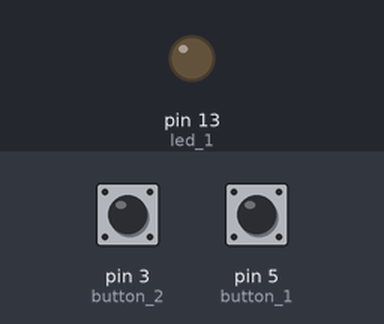
The sketch below on a simulated Arduino Uno, built with avr-gcc and run on an emulated ATmega328P. Shown: output pins drawn as LEDs (lit = HIGH). The test bench sets the inputs (shaded band); at power-on: pin 3 (button_2) HIGH, pin 5 (button_1) HIGH.

Above: at 1.2 s.
1.3 s: pin 3 (button_2) pulled LOW for 0.15 s
At 2.6 s:
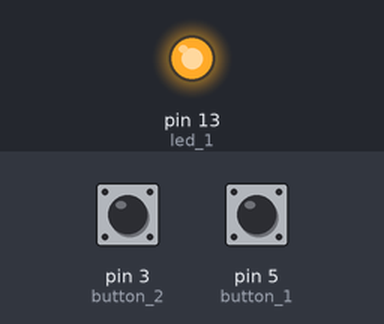
3.0 s: pin 5 (button_1) pulled LOW for 1 s
At 3.8 s:
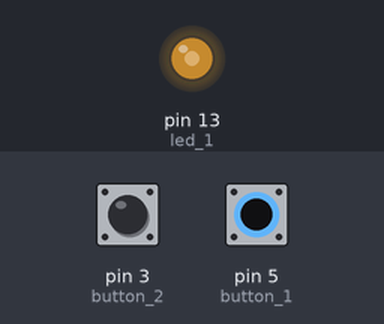
5.5 s: pin 3 (button_2) pulled LOW for 0.15 s
At 6.9 s:
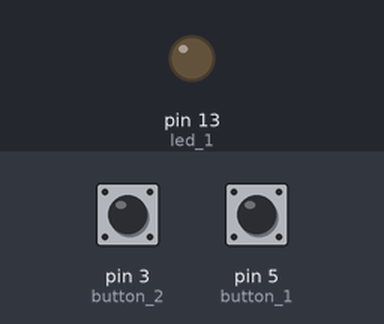
7.2 s: pin 3 (button_2) pulled LOW for 1 s
At 9.1 s:
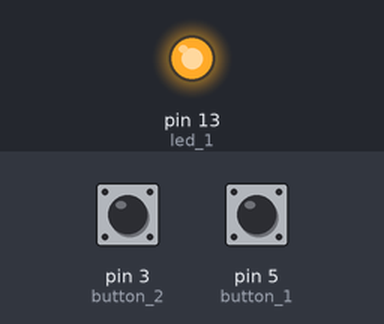
9.7 s: pin 3 (button_2) pulled LOW for 3.2 s
At 10.3 s:
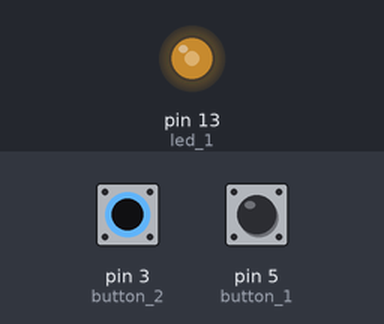
Timing chart, 0 to 14.4 s (numbered marks = the images above; inputs shaded):
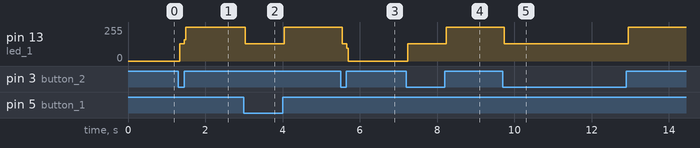

The sketch:

arduino_two_way_switch.ino
```cpp
const int button_1 = 5;
int button_1_state;
const int button_2 = 3;
int button_2_state;

const int led_1 = 13;
int led_1_state = 0;

void setup() {
    Serial.begin(9600);
    pinMode(led_1, OUTPUT);
    pinMode(button_1, INPUT_PULLUP);
    pinMode(button_2, INPUT_PULLUP);
}

void loop() {
  button_1_state = digitalRead(button_1);
  button_2_state = digitalRead(button_2);

  if ((button_1_state == 0) && (led_1_state == 0) || (button_2_state == 0) && (led_1_state == 0)){
    led_1_state = 1;
    if (led_1_state == 1){
      digitalWrite(led_1, HIGH);
    }
  }

  else if((button_1_state == 0) && (led_1_state == 1) || (button_2_state == 0) && (led_1_state == 1)){
    led_1_state = 0;
    if (led_1_state == 0){
    digitalWrite(led_1, LOW);
  }
  }

}
```

Measured:
- after the input at 1.3 s, pin 13 (led_1): 0/255 → 130/255 at once, → 255/255 0.12 s later
- after the input at 3.0 s, pin 13 (led_1): 255/255 → 129/255 at once, → 255/255 1.0 s later
- after the input at 5.5 s, pin 13 (led_1): 255/255 → 130/255 at once, → 0/255 0.12 s later
- after the input at 7.2 s, pin 13 (led_1): 0/255 → 130/255 at once, → 255/255 1.0 s later
- after the input at 9.7 s, pin 13 (led_1): 255/255 → 130/255 at once, → 255/255 3.2 s later
